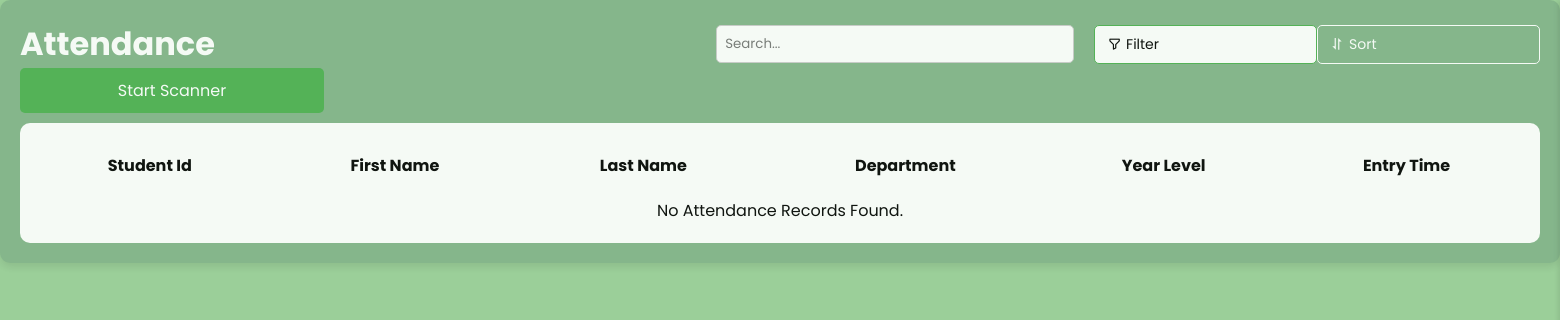
Before: /attendance.php with the older database file.
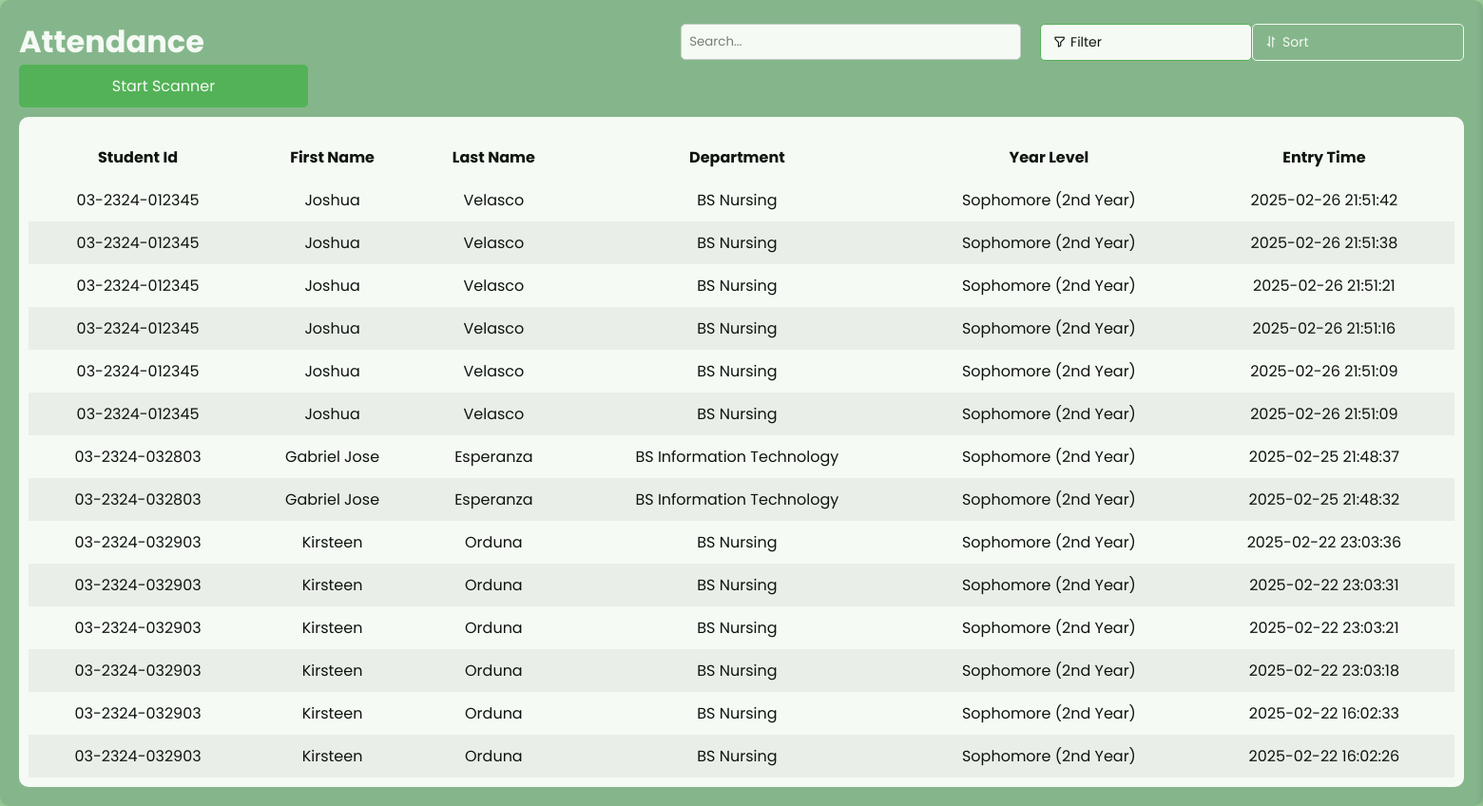
After: the same page with the newer database file.
### tables this page shows
CREATE TABLE `user` (
  `user_id` int(11) NOT NULL COMMENT 'Unique ID for each user.',
  `student_id` varchar(255) NOT NULL COMMENT 'Student ID "03-2324-xxxxxx"',
  `first_name` varchar(255) NOT NULL,
  `last_name` varchar(255) NOT NULL,
  `password` varchar(255) NOT NULL,
  `phinmaed_email` varchar(255) NOT NULL COMMENT 'PHINMA EMAIL',
  `year_level` varchar(255) NOT NULL,
  `department` varchar(100) NOT NULL COMMENT 'Course',
  `created_at` timestamp NOT NULL DEFAULT current_timestamp() ON UPDATE current_timestamp() COMMENT 'Registration date',
  `contact_number` bigint(15) NOT NULL COMMENT 'contact number',
  `status` tinyint(1) NOT NULL DEFAULT 1
);

### attendance.php (the view, shortened to what this page needs)
<?php include 'db_config.php'; ?>
<!DOCTYPE html>
<html lang="en">
<head>
    <link rel="stylesheet" href="attendance1.css">
    <link href='https://unpkg.com/boxicons@2.1.1/css/boxicons.min.css' rel='stylesheet'>
</head>
<body>
<div class="container2">
    <div class="search-sort">
        <h1>Attendance</h1>
        <input type="text" id="search" placeholder="Search...">
        <button class="filter-btn"><i class='bx bx-filter-alt'></i> Filter</button>
        <button class="sort-btn"><i class='bx bx-sort'></i> Sort</button>
    </div>
    <button id="startScanner" class="add-btn">Start Scanner</button>
    <div class="table-container3">
        <table>
            <thead>
                <tr>
                    <th>Student Id</th>
                    <th>First Name</th>
                    <th>Last Name</th>
                    <th>Department</th>
                    <th>Year Level</th>
                    <th>Entry Time</th>
                </tr>
            </thead>
            <tbody id="attendanceTableBody">
                <?php
                $query = "SELECT user.student_id, user.first_name, user.last_name, user.department, user.year_level,
                                 CONVERT_TZ(attendance.entry_time, '+00:00', '+07:00') AS entry_time
                          FROM attendance
                          INNER JOIN user ON attendance.student_id = user.student_id
                          ORDER BY attendance.entry_time DESC";
                $result = $conn->query($query);
                if ($result->num_rows > 0) {
                    while ($row = $result->fetch_assoc()) {
                        echo "<tr>
                                <td>{$row['student_id']}</td>
                                <td>{$row['first_name']}</td>
                                <td>{$row['last_name']}</td>
                                <td>{$row['department']}</td>
                                <td>{$row['year_level']}</td>
                                <td>{$row['entry_time']}</td>
                              </tr>";
                    }
                } else {
                    echo "<tr><td colspan='7'>No Attendance Records Found.</td></tr>";
                }
                ?>
            </tbody>
        </table>
    </div>
</div>
</body>
</html>

Changed rows visible on the page:
added user: student "03-2324-012345", first_name "Joshua", last_name "Velasco", department "BS Nursing", year_level "Sophomore (2nd Year)", entry_time "2025-02-26 21:51:42", entry_time "2025-02-26 21:51:38", entry_time "2025-02-26 21:51:21", entry_time "2025-02-26 21:51:16", entry_time "2025-02-26 21:51:09"
added user: student "03-2324-032803", first_name "Gabriel Jose", last_name "Esperanza", department "BS Information Technology", year_level "Sophomore (2nd Year)", entry_time "2025-02-25 21:48:37", entry_time "2025-02-25 21:48:32"
added user: student "03-2324-032903", first_name "Kirsteen", last_name "Orduna", department "BS Nursing", year_level "Sophomore (2nd Year)", entry_time "2025-02-22 23:03:36", entry_time "2025-02-22 23:03:31", entry_time "2025-02-22 23:03:21", entry_time "2025-02-22 23:03:18", entry_time "2025-02-22 16:02:33", entry_time "2025-02-22 16:02:26"
Other visible differences:
text no longer shown: "No Attendance Records Found."
